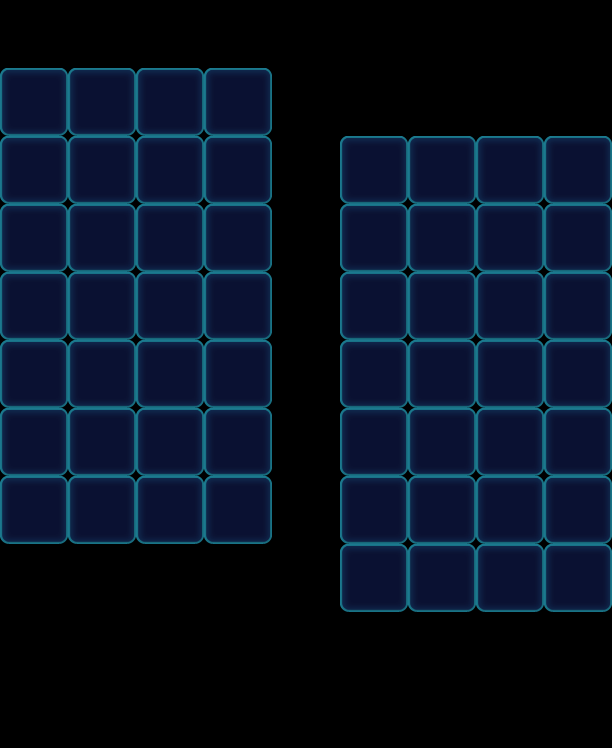

The image is a tile-based game level rendered from a .tmx file. Its description and source (layers, tilesets, objects; grid data summarised) follow:
An orthogonal 9x11 tile map with 68x68 px tiles, 1 tile layer (Valid), 2 tilesets and 4 objects (4x Factory_Normal).

<map version="1.0" orientation="orthogonal" width="9" height="11" tilewidth="68" tileheight="68">
 <properties>
  <property name="Connect" value="07,52,1|17,62,1|27,72,1|37,82,1" />
 </properties>
 <tileset firstgid="1" name="game_grid1" tilewidth="68" tileheight="68">
  <image source="game_grid1.png" width="68" height="68" />
 </tileset>
 <tileset firstgid="2" name="map" tilewidth="68" tileheight="68">
  <image source="map.png" width="1024" height="1024" />
 </tileset>
 <layer name="Valid" width="9" height="11">
  <data>[99 cells, 56 non-empty, 1 distinct tile ids]</data>
 </layer>
 <objectgroup name="BottomObj" width="9" height="11" />
 <objectgroup name="MiddleObj" width="9" height="11" />
 <objectgroup color="#000000" name="TopObj" width="9" height="11">
  <object name="10" type="Factory_Normal" x="0" y="0" width="68" height="68">
   <properties>
    <property name="FactoryColorsConfig" value="Blue,Green,Yellow,Pink,Purple" />
   </properties>
  </object>
  <object name="10" type="Factory_Normal" x="68" y="0" width="68" height="68">
   <properties>
    <property name="FactoryColorsConfig" value="Blue,Green,Yellow,Pink,Purple" />
   </properties>
  </object>
  <object name="10" type="Factory_Normal" x="136" y="0" width="68" height="68">
   <properties>
    <property name="FactoryColorsConfig" value="Blue,Green,Yellow,Pink,Purple" />
   </properties>
  </object>
  <object name="10" type="Factory_Normal" x="204" y="0" width="68" height="68">
   <properties>
    <property name="FactoryColorsConfig" value="Blue,Green,Yellow,Pink,Purple" />
   </properties>
  </object>
 </objectgroup>
</map>
